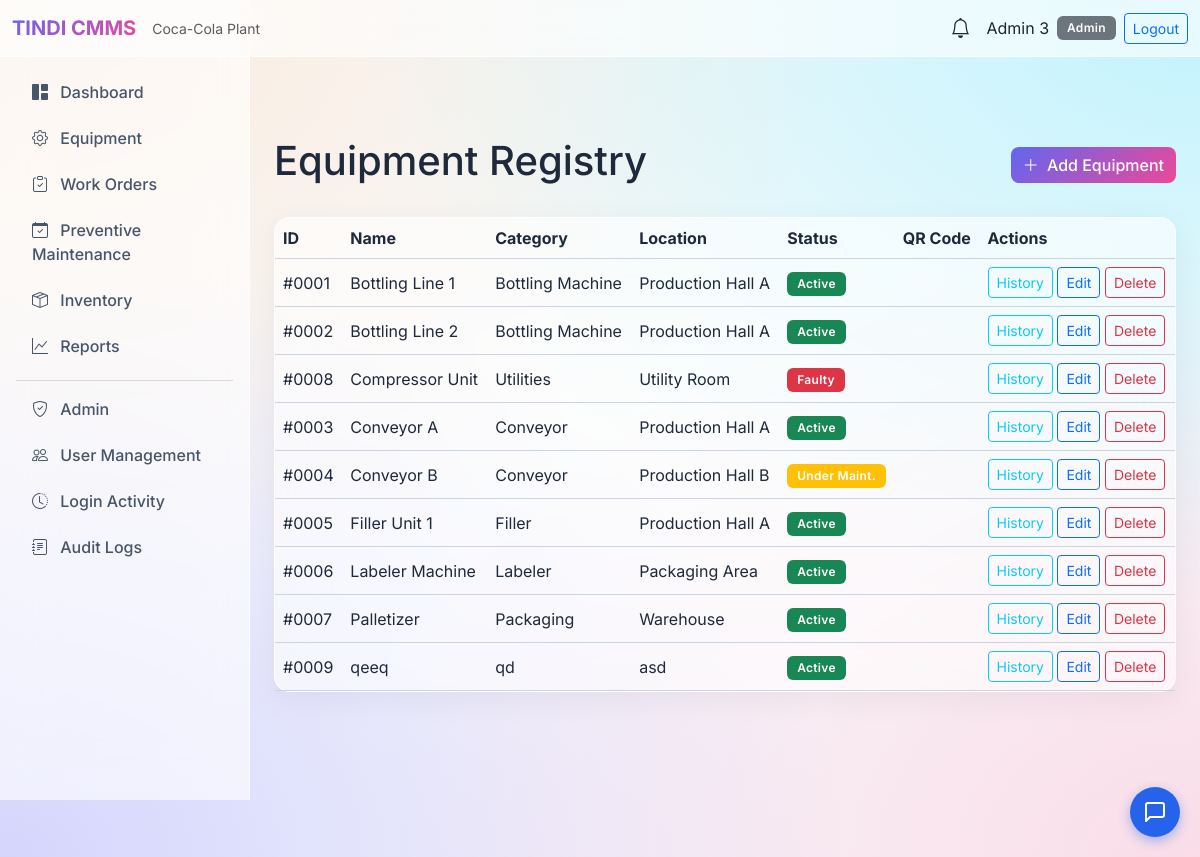
The page /equipment (signed in) on the database its author committed.
### tables this page shows
CREATE TABLE users (
    id INTEGER PRIMARY KEY AUTOINCREMENT,
    name TEXT NOT NULL,
    email TEXT UNIQUE NOT NULL,
    password_hash TEXT NOT NULL,
    role TEXT NOT NULL CHECK(role IN ('Admin', 'Maintenance Manager', 'Technician', 'Store Manager')),
    is_active INTEGER DEFAULT 1,
    created_at TIMESTAMP DEFAULT CURRENT_TIMESTAMP,
    updated_at TIMESTAMP DEFAULT CURRENT_TIMESTAMP
, last_login TIMESTAMP, password TEXT);

CREATE TABLE equipment (
    id INTEGER PRIMARY KEY AUTOINCREMENT,
    name TEXT NOT NULL,
    category TEXT NOT NULL,
    location TEXT,
    status TEXT NOT NULL DEFAULT 'active' CHECK(status IN ('active', 'faulty', 'under_maintenance', 'inactive')),
    qr_code TEXT,
    serial_number TEXT,
    purchase_date TEXT,
    last_maintenance_date TEXT,
    notes TEXT,
    created_at TIMESTAMP DEFAULT CURRENT_TIMESTAMP,
    updated_at TIMESTAMP DEFAULT CURRENT_TIMESTAMP
);

### app/routes/equipment_routes.py (the view)
@equipment_bp.route('')
@login_required
@role_required('Admin', 'Maintenance Manager', 'Technician')
def list_equipment():
    equipment = get_all()
    can_manage = session.get('user_role') in ['Admin', 'Maintenance Manager']
    return render_template('equipment/list.html', equipment=equipment, can_manage=can_manage)

### app/models/equipment.py (called while the page is built)
def get_all():
    return execute_query(
        "SELECT * FROM equipment ORDER BY name",
        fetch_all=True
    )

### app/models/notification.py (called while the page is built)
def get_unread(user_id):
    return execute_query(
        "SELECT * FROM notifications WHERE user_id = ? AND is_read = 0 ORDER BY created_at DESC",
        (user_id,), fetch_all=True
    )

### app/models/user.py (called while the page is built)
def get_by_id(user_id):
    return execute_query(
        "SELECT id, name, email, role, is_active FROM users WHERE id = ?",
        (user_id,), fetch_one=True
    )

### app/routes/auth_routes.py (called while the page is built)
def login_required(f):
    @wraps(f)
    def decorated(*args, **kwargs):
        if 'user_id' not in session:
            flash('Please log in to access this page.', 'warning')
            return redirect(url_for('auth.login'))
        return f(*args, **kwargs)
    return decorated

def role_required(*allowed_roles):
    def decorator(f):
        @wraps(f)
        def decorated(*args, **kwargs):
            if 'user_id' not in session:
                flash('Please log in.', 'warning')
                return redirect(url_for('auth.login'))
            user = get_by_id(session['user_id'])
            if not user or user['role'] not in allowed_roles:
                flash('Access denied. Insufficient permissions.', 'danger')
                return redirect(url_for('main.dashboard'))
            return f(*args, **kwargs)
        return decorated
    return decorator

### database/db.py (called while the page is built)
def get_connection():
    conn = sqlite3.connect(DATABASE)
    conn.row_factory = sqlite3.Row
    conn.execute("PRAGMA foreign_keys = ON")
    return conn

def execute_query(query, params=(), fetch_one=False, fetch_all=False, commit=True):
    conn = get_connection()
    cursor = conn.cursor()
    cursor.execute(query, params)
    result = None
    if fetch_one:
        row = cursor.fetchone()
        result = dict(row) if row else None
    elif fetch_all:
        rows = cursor.fetchall()
        result = [dict(row) for row in rows]
    else:
        if commit:
            conn.commit()
        result = cursor.lastrowid
    conn.close()
    return result

### templates/equipment/list.html (shortened to what this page needs)
{% extends "base.html" %}
{% block content %}
<div class="d-flex justify-content-between align-items-center mb-4">
    <h1>Equipment Registry</h1>
    {% if can_manage %}
    <a href="{{ url_for('equipment.add') }}" class="btn btn-primary"><i class="bi bi-plus-lg me-1"></i> Add Equipment</a>
    {% endif %}
</div>
<div class="card">
    <div class="table-responsive">
        <table class="table table-dark table-hover mb-0">
            <thead>
                <tr>
                    <th>ID</th>
                    <th>Name</th>
                    <th>Category</th>
                    <th>Location</th>
                    <th>Status</th>
                    <th>QR Code</th>
                    <th>Actions</th>
                </tr>
            </thead>
            <tbody>
                {% for eq in equipment %}
                <tr>
                    <td>#{{ "%04d" % eq.id }}</td>
                    <td>{{ eq.name }}</td>
                    <td>{{ eq.category }}</td>
                    <td>{{ eq.location or '-' }}</td>
                    <td>
                        {% if eq.status == 'active' %}<span class="badge bg-success">Active</span>
                        {% elif eq.status == 'faulty' %}<span class="badge bg-danger">Faulty</span>
                        {% elif eq.status == 'under_maintenance' %}<span class="badge bg-warning">Under Maint.</span>
                        {% else %}<span class="badge bg-secondary">Inactive</span>{% endif %}
                    </td>
                    <td><a href="{{ url_for('equipment.qr_code', eq_id=eq.id) }}" target="_blank" class="btn btn-sm btn-outline-light"><i class="bi bi-qr-code"></i></a></td>
                    <td>
                        <a href="{{ url_for('equipment.history', eq_id=eq.id) }}" class="btn btn-sm btn-outline-info">History</a>
                        {% if can_manage %}
                        <a href="{{ url_for('equipment.edit', eq_id=eq.id) }}" class="btn btn-sm btn-outline-primary">Edit</a>
                        <form method="POST" action="{{ url_for('equipment.delete_equipment', eq_id=eq.id) }}" class="d-inline" onsubmit="return confirm('Delete this equipment?');">
                            <button type="submit" class="btn btn-sm btn-outline-danger">Delete</button>
                        </form>
                        {% endif %}
                    </td>
                </tr>
                {% else %}
                <tr><td colspan="7" class="text-center text-muted">No equipment registered.</td></tr>
                {% endfor %}
            </tbody>
        </table>
    </div>
</div>
{% endblock %}

### templates/base.html (shortened to what this page needs)
<!DOCTYPE html>
<html lang="en">
<head>
    <link href="https://cdn.jsdelivr.net/npm/bootstrap@5.3.2/dist/css/bootstrap.min.css" rel="stylesheet">
    <link href="https://cdn.jsdelivr.net/npm/bootstrap-icons@1.11.1/font/bootstrap-icons.css" rel="stylesheet">
</head>
<body>
    {% if current_user %}
    <nav class="navbar navbar-expand-lg navbar-light navbar-custom">
        <div class="container-fluid">
            <a class="navbar-brand brand-gradient fw-bold" href="{{ url_for('main.dashboard') }}">TINDI CMMS</a>
            <span class="text-muted small">Coca-Cola Plant</span>
            <div class="ms-auto d-flex align-items-center">
                <div class="dropdown me-3">
                    <a class="text-dark position-relative" href="#" data-bs-toggle="dropdown" aria-expanded="false" id="notifDropdown">
                        <i class="bi bi-bell{% if notifications and notifications|length > 0 %}-fill{% endif %} fs-5" style="{% if notifications and notifications|length > 0 %}color: #6366f1;{% endif %}"></i>
                    </a>
                </div>
                <span class="text-dark me-2">{{ current_user.name }}</span>
                <span class="badge bg-secondary">{{ current_user.role }}</span>
                <a href="{{ url_for('auth.logout') }}" class="btn btn-outline-primary btn-sm ms-2">Logout</a>
            </div>
        </div>
    </nav>
    <div class="d-flex">
        <aside class="sidebar position-fixed top-0 start-0 vh-100"
            style="width: var(--sidebar-width); padding-top: 56px;">
            <nav class="nav flex-column p-3">
                <a class="nav-link rounded"
                    href="{{ url_for('admin.dashboard') if current_user.role == 'Admin' else url_for('main.dashboard') }}"><i
                        class="bi bi-grid-1x2-fill me-2"></i> Dashboard</a>
                {% if current_user.role in ['Admin', 'Maintenance Manager', 'Technician'] %}
                <a class="nav-link rounded" href="{{ url_for('equipment.list_equipment') }}"><i
                        class="bi bi-gear me-2"></i> Equipment</a>
                {% endif %}
                {% if current_user.role in ['Admin', 'Maintenance Manager', 'Technician'] %}
                <a class="nav-link rounded" href="{{ url_for('work_order.list_work_orders') }}"><i
                        class="bi bi-clipboard-check me-2"></i> Work Orders</a>
                {% endif %}
                {% if current_user.role in ['Admin', 'Maintenance Manager'] %}
                <a class="nav-link rounded" href="{{ url_for('maintenance.list_schedules') }}"><i
                        class="bi bi-calendar-check me-2"></i> Preventive Maintenance</a>
                {% endif %}
                {% if current_user.role in ['Admin', 'Store Manager', 'Maintenance Manager'] %}
                <a class="nav-link rounded" href="{{ url_for('inventory.list_inventory') }}"><i
                        class="bi bi-box-seam me-2"></i> Inventory</a>
                {% endif %}
                {% if current_user.role in ['Admin', 'Maintenance Manager'] %}
                <a class="nav-link rounded" href="{{ url_for('reports.index') }}"><i class="bi bi-graph-up me-2"></i>
                    Reports</a>
                {% endif %}
                {% if current_user.role == 'Admin' %}
                <hr class="border-secondary my-2">
                <a class="nav-link rounded" href="{{ url_for('admin.dashboard') }}"><i
                        class="bi bi-shield-check me-2"></i> Admin</a>
                <a class="nav-link rounded" href="{{ url_for('admin.users') }}"><i class="bi bi-people me-2"></i> User
                    Management</a>
                <a class="nav-link rounded" href="{{ url_for('admin.login_activity') }}"><i
                        class="bi bi-clock-history me-2"></i> Login Activity</a>
                <a class="nav-link rounded" href="{{ url_for('audit.audit_logs') }}"><i
                        class="bi bi-journal-text me-2"></i> Audit Logs</a>
                {% endif %}
            </nav>
        </aside>
        <main class="main-content flex-grow-1 p-4" style="padding-top: 80px !important;">
            {% block content %}{% endblock %}
        </main>
    </div>
    {% else %}
    {% block full_page %}{% endblock %}
    {% endif %}
    {% include 'chatbot_widget.html' %}
</body>
</html>

### templates/base.html (style rules this page uses)
:root { --sidebar-width: 250px; --glass-bg: rgba(255, 255, 255, 0.6); --glass-border: rgba(255, 255, 255, 0.8); --accent-glow: rgba(99, 102, 241, 0.4); }
body { background-color: #f8fafc; background-image: radial-gradient(at 0% 0%, hsla(28,100%,74%,0.25) 0px, transparent 50%), radial-gradient(at 100% 0%, hsla(189,100%,56%,0.25) 0px, transparent 50%), radial-gradient(at 100% 100%, hsla(340,100%,76%,0.25) 0px, transparent 50%), radial-gradient(at 0% 100%, hsla(242,100%,70%,0.25) 0px, transparent 50%); background-attachment: fixed; color: #1e293b; font-family: 'Inter', sans-serif; min-height: 100vh; }
.sidebar { min-height: 100vh; background: var(--glass-bg); backdrop-filter: blur(24px); -webkit-backdrop-filter: blur(24px); border-right: 1px solid var(--glass-border); transition: all 0.3s ease; }
.sidebar .nav-link { color: #475569; border-radius: 8px; margin-bottom: 6px; transition: all 0.3s cubic-bezier(0.4, 0, 0.2, 1); font-weight: 500; }
.main-content { margin-left: var(--sidebar-width); min-height: 100vh; background: transparent; }
.card { background: var(--glass-bg); backdrop-filter: blur(24px); -webkit-backdrop-filter: blur(24px); border: 1px solid var(--glass-border); border-radius: 16px; color: #1e293b; box-shadow: 0 8px 32px rgba(0, 0, 0, 0.05); transition: transform 0.3s ease, box-shadow 0.3s ease; }
.table { color: #1e293b; vertical-align: middle; }
.table-dark { --bs-table-bg: transparent; --bs-table-color: #1e293b; --bs-table-border-color: #cbd5e1; --bs-table-striped-bg: rgba(0, 0, 0, 0.02); --bs-table-striped-color: #1e293b; --bs-table-hover-bg: rgba(0, 0, 0, 0.04); --bs-table-hover-color: #1e293b; color: #1e293b; border-color: #cbd5e1; }
.navbar-custom { background: var(--glass-bg) !important; backdrop-filter: blur(24px); -webkit-backdrop-filter: blur(24px); border-bottom: 1px solid var(--glass-border); z-index: 1030; }
.brand-gradient { background: linear-gradient(135deg, #6366f1 0%, #ec4899 100%); -webkit-background-clip: text; background-clip: text; -webkit-text-fill-color: transparent; text-shadow: none; }
.btn-primary { background: linear-gradient(135deg, #6366f1 0%, #ec4899 100%); border: none; border-radius: 8px; font-weight: 500; color: #ffffff; transition: all 0.3s ease; }
.badge { padding: 6px 10px; border-radius: 6px; font-weight: 600; letter-spacing: 0.3px; }

### rows shown on the page
users: name "Admin 3", role "Admin"
equipment: id "0001", name "Bottling Line 1", category "Bottling Machine", location "Production Hall A", status "Active"
equipment: id "0002", name "Bottling Line 2", category "Bottling Machine", location "Production Hall A", status "Active"
equipment: id "0008", name "Compressor Unit", category "Utilities", location "Utility Room", status "Faulty"
equipment: id "0003", name "Conveyor A", category "Conveyor", location "Production Hall A", status "Active"
equipment: id "0004", name "Conveyor B", category "Conveyor", location "Production Hall B", shows "Under Maint."
equipment: id "0005", name "Filler Unit 1", category "Filler", location "Production Hall A", status "Active"
equipment: id "0006", name "Labeler Machine", category "Labeler", location "Packaging Area", status "Active"
equipment: id "0007", name "Palletizer", category "Packaging", location "Warehouse", status "Active"
equipment: id "0009", name "qeeq", category "qd", location "asd", status "Active"
